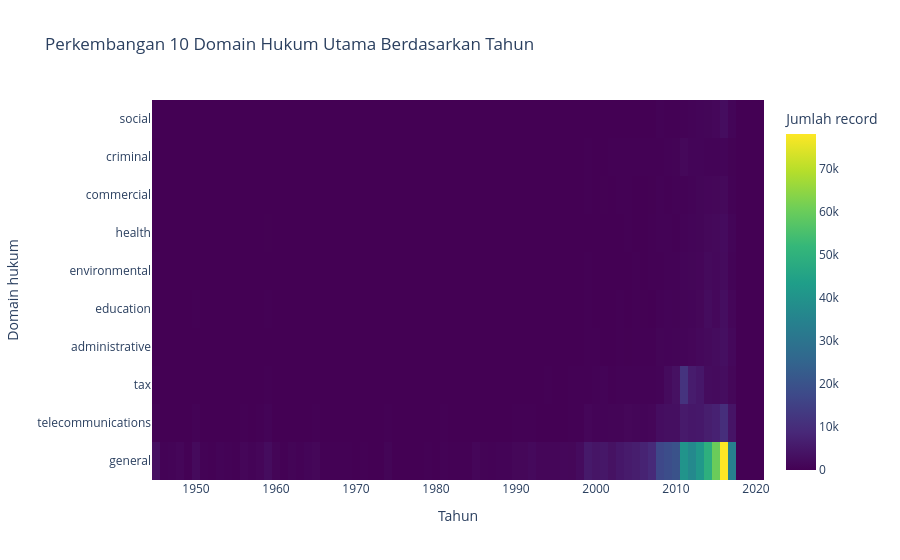

Notebook cell for this chart:
### Markdown cell above
### Visualisasi 5. Perbandingan domain hukum antar tahun

Heatmap membandingkan jumlah record pada domain hukum utama (`kg_primary_domain`) dari tahun ke tahun. Hanya tahun dengan status `ok` yang digunakan. Sepuluh domain teratas ditampilkan agar pola lebih mudah dibaca.

### Code cell
# Menentukan 10 domain utama berdasarkan jumlah record
domain_tahunan_lf = (
    lf.filter(
        (pl.col("year_status") == "ok")
        & pl.col("year").is_not_null()
    )
    .select([
        "year",
        pl.col("kg_primary_domain")
        .fill_null("Tidak diklasifikasikan")
        .alias("domain")
    ])
)

top_domain = (
    domain_tahunan_lf
    .group_by("domain")
    .agg(pl.len().alias("jumlah_record"))
    .sort("jumlah_record", descending=True)
    .head(10)
    .collect(engine="streaming")
)

daftar_domain = top_domain["domain"].to_list()

heatmap_data = (
    domain_tahunan_lf
    .filter(pl.col("domain").is_in(daftar_domain))
    .group_by(["year", "domain"])
    .agg(pl.len().alias("jumlah_record"))
    .collect(engine="streaming")
)

daftar_tahun = sorted(heatmap_data["year"].unique().to_list())
daftar_domain = top_domain["domain"].to_list()

indeks_tahun = {
    tahun: i for i, tahun in enumerate(daftar_tahun)
}
indeks_domain = {
    domain: i for i, domain in enumerate(daftar_domain)
}

matriks_domain = np.zeros(
    (len(daftar_domain), len(daftar_tahun)),
    dtype=int
)

for baris in heatmap_data.iter_rows(named=True):
    i = indeks_domain[baris["domain"]]
    j = indeks_tahun[baris["year"]]
    matriks_domain[i, j] = baris["jumlah_record"]

fig5 = go.Figure(data=go.Heatmap(
    z=matriks_domain,
    x=daftar_tahun,
    y=daftar_domain,
    colorscale="Viridis",
    colorbar_title="Jumlah record"
))

fig5.update_layout(
    title="Perkembangan 10 Domain Hukum Utama Berdasarkan Tahun",
    xaxis_title="Tahun",
    yaxis_title="Domain hukum",
    template="plotly_white"
)

fig5.show()

### Figure 1 — Plotly figure (JSON) as saved in the notebook; plotly's stock layout.template omitted (floating-point values rounded to 4 significant figures; data arrays with more than 128 entries replaced by an {"elided": "..."} marker saying what was removed)
{"data": [{"colorbar": {"title": {"text": "Jumlah record"}}, "colorscale": [[0, "#440154"], [0.1111, "#482878"], [0.2222, "#3e4989"], [0.3333, "#31688e"], [0.4444, "#26828e"], [0.5556, "#1f9e89"], [0.6667, "#35b779"], [0.7778, "#6ece58"], [0.8889, "#b5de2b"], [1, "#fde725"]], "type": "heatmap", "x": [1945, 1946, 1947, 1948, 1949, 1950, 1951, 1952, 1953, 1954, 1955, 1956, 1957, 1958, 1959, 1960, 1961, 1962, 1963, 1964, 1965, 1966, 1967, 1968, 1969, 1970, 1971, 1972, 1973, 1974, 1975, 1976, 1977, 1978, 1979, 1980, 1981, 1982, 1983, 1984, 1985, 1986, 1987, 1988, 1989, 1990, 1991, 1992, 1993, 1994, 1995, 1996, 1997, 1998, 1999, 2000, 2001, 2002, 2003, 2004, 2005, 2006, 2007, 2008, 2009, 2010, 2011, 2012, 2013, 2014, 2015, 2016, 2017, 2018, 2020], "y": ["general", "telecommunications", "tax", "administrative", "education", "environmental", "health", "commercial", "criminal", "social"], "z": {"elided": "10x75 int values"}}], "layout": {"title": {"text": "Perkembangan 10 Domain Hukum Utama Berdasarkan Tahun"}, "xaxis": {"title": {"text": "Tahun"}}, "yaxis": {"title": {"text": "Domain hukum"}}}}
